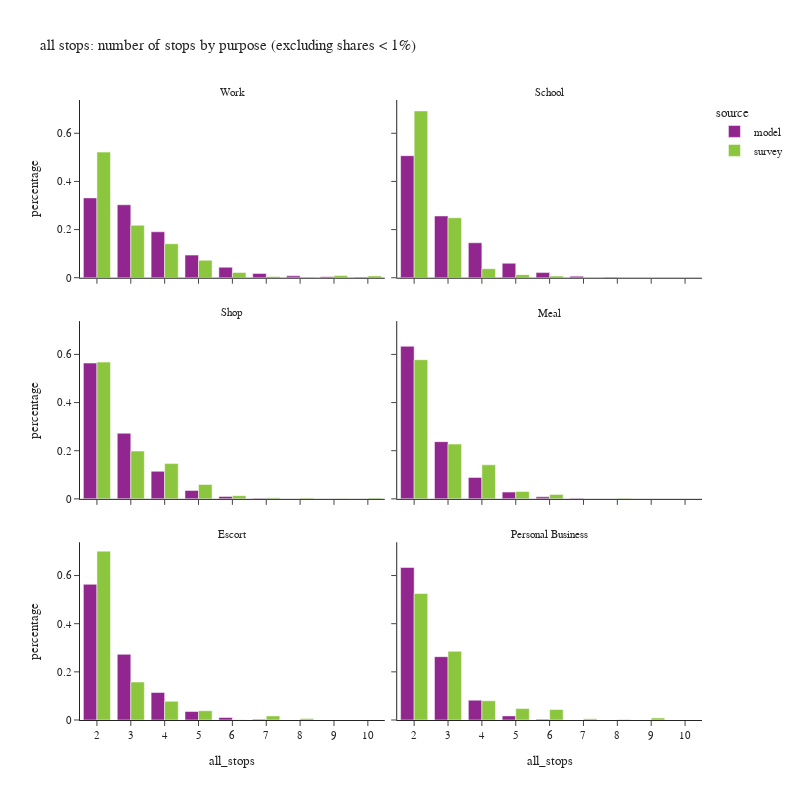

Notebook cell for this chart:
### Code cell
df_plot = df_tour.groupby(['all_stops','pdpurp_label','source'])['toexpfac'].sum().reset_index()
df_plot['percentage'] = df_plot.groupby(['pdpurp_label','source'], group_keys=False)['toexpfac']. \
    apply(lambda x: x / float(x.sum()))
df_plot2 = df_plot.loc[(df_plot['percentage'] > 0.001) & (df_plot['all_stops'] <= 10)]

fig = px.bar(df_plot2.sort_values(['source','pdpurp_label']),
             x="all_stops", y="percentage", color="source",barmode="group",
             facet_col='pdpurp_label', facet_col_wrap=2,
             hover_data=['toexpfac'],
             title="all stops: number of stops by purpose (excluding shares < 1%)")
fig.update_layout(height=800, width=800)
fig.for_each_annotation(lambda a: a.update(text = a.text.split("=")[-1]))
fig.for_each_xaxis(lambda a: a.update(dict(dtick = 1, categoryorder='category ascending')))
fig.show()

### Figure 1 — Plotly figure (JSON) as saved in the notebook; plotly's stock layout.template omitted (floating-point values rounded to 4 significant figures)
{"data": [{"alignmentgroup": "True", "customdata": [[533800.0], [487500.0], [307100.0], [151200.0], [70250.0], [28970.0], [12580.0], [6032.0], [3692.0]], "hovertemplate": "source=model<br>pdpurp_label=Work<br>all_stops=%{x}<br>percentage=%{y}<br>toexpfac=%{customdata[0]}<extra></extra>", "legendgroup": "model", "marker": {"color": "#91268F", "pattern": {"shape": ""}}, "name": "model", "offsetgroup": "model", "orientation": "v", "showlegend": true, "textposition": "auto", "type": "bar", "x": [2, 3, 4, 5, 6, 7, 8, 9, 10], "xaxis": "x5", "y": [0.3316, 0.3029, 0.1908, 0.09394, 0.04365, 0.018, 0.007819, 0.003748, 0.002294], "yaxis": "y5"}, {"alignmentgroup": "True", "customdata": [[306400.0], [155100.0], [87750.0], [36370.0], [12910.0], [3995.0], [1095.0]], "hovertemplate": "source=model<br>pdpurp_label=School<br>all_stops=%{x}<br>percentage=%{y}<br>toexpfac=%{customdata[0]}<extra></extra>", "legendgroup": "model", "marker": {"color": "#91268F", "pattern": {"shape": ""}}, "name": "model", "offsetgroup": "model", "orientation": "v", "showlegend": false, "textposition": "auto", "type": "bar", "x": [2, 3, 4, 5, 6, 7, 8], "xaxis": "x6", "y": [0.5069, 0.2565, 0.1452, 0.06016, 0.02136, 0.006609, 0.001811], "yaxis": "y6"}, {"alignmentgroup": "True", "customdata": [[412300.0], [199200.0], [83770.0], [25620.0], [7388.0], [1910.0]], "hovertemplate": "source=model<br>pdpurp_label=Shop<br>all_stops=%{x}<br>percentage=%{y}<br>toexpfac=%{customdata[0]}<extra></extra>", "legendgroup": "model", "marker": {"color": "#91268F", "pattern": {"shape": ""}}, "name": "model", "offsetgroup": "model", "orientation": "v", "showlegend": false, "textposition": "auto", "type": "bar", "x": [2, 3, 4, 5, 6, 7], "xaxis": "x3", "y": [0.5641, 0.2726, 0.1146, 0.03506, 0.01011, 0.002613], "yaxis": "y3"}, {"alignmentgroup": "True", "customdata": [[242800.0], [90990.0], [34100.0], [10760.0], [3225.0], [845.0]], "hovertemplate": "source=model<br>pdpurp_label=Meal<br>all_stops=%{x}<br>percentage=%{y}<br>toexpfac=%{customdata[0]}<extra></extra>", "legendgroup": "model", "marker": {"color": "#91268F", "pattern": {"shape": ""}}, "name": "model", "offsetgroup": "model", "orientation": "v", "showlegend": false, "textposition": "auto", "type": "bar", "x": [2, 3, 4, 5, 6, 7], "xaxis": "x4", "y": [0.6338, 0.2376, 0.08903, 0.0281, 0.00842, 0.002206], "yaxis": "y4"}, {"alignmentgroup": "True", "customdata": [[353500.0], [171000.0], [71660.0], [22070.0], [6547.0], [1749.0]], "hovertemplate": "source=model<br>pdpurp_label=Escort<br>all_stops=%{x}<br>percentage=%{y}<br>toexpfac=%{customdata[0]}<extra></extra>", "legendgroup": "model", "marker": {"color": "#91268F", "pattern": {"shape": ""}}, "name": "model", "offsetgroup": "model", "orientation": "v", "showlegend": false, "textposition": "auto", "type": "bar", "x": [2, 3, 4, 5, 6, 7], "xaxis": "x", "y": [0.5636, 0.2727, 0.1142, 0.03519, 0.01044, 0.002788], "yaxis": "y"}, {"alignmentgroup": "True", "customdata": [[250900.0], [104100.0], [32660.0], [6770.0], [1275.0]], "hovertemplate": "source=model<br>pdpurp_label=Personal Business<br>all_stops=%{x}<br>percentage=%{y}<br>toexpfac=%{customdata[0]}<extra></extra>", "legendgroup": "model", "marker": {"color": "#91268F", "pattern": {"shape": ""}}, "name": "model", "offsetgroup": "model", "orientation": "v", "showlegend": false, "textposition": "auto", "type": "bar", "x": [2, 3, 4, 5, 6], "xaxis": "x2", "y": [0.6336, 0.263, 0.08247, 0.0171, 0.00322], "yaxis": "y2"}, {"alignmentgroup": "True", "customdata": [[724900.0], [303000.0], [195900.0], [100700.0], [30080.0], [7292.0], [2342.0], [12180.0], [10310.0]], "hovertemplate": "source=survey<br>pdpurp_label=Work<br>all_stops=%{x}<br>percentage=%{y}<br>toexpfac=%{customdata[0]}<extra></extra>", "legendgroup": "survey", "marker": {"color": "#8CC63E", "pattern": {"shape": ""}}, "name": "survey", "offsetgroup": "survey", "orientation": "v", "showlegend": true, "textposition": "auto", "type": "bar", "x": [2, 3, 4, 5, 6, 7, 8, 9, 10], "xaxis": "x5", "y": [0.5218, 0.2181, 0.141, 0.07246, 0.02166, 0.005249, 0.001686, 0.008768, 0.007419], "yaxis": "y5"}, {"alignmentgroup": "True", "customdata": [[338900.0], [121900.0], [18370.0], [6294.0], [3328.0]], "hovertemplate": "source=survey<br>pdpurp_label=School<br>all_stops=%{x}<br>percentage=%{y}<br>toexpfac=%{customdata[0]}<extra></extra>", "legendgroup": "survey", "marker": {"color": "#8CC63E", "pattern": {"shape": ""}}, "name": "survey", "offsetgroup": "survey", "orientation": "v", "showlegend": false, "textposition": "auto", "type": "bar", "x": [2, 3, 4, 5, 6], "xaxis": "x6", "y": [0.6929, 0.2492, 0.03755, 0.01287, 0.006804], "yaxis": "y6"}, {"alignmentgroup": "True", "customdata": [[370800.0], [129600.0], [95580.0], [39010.0], [8743.0], [3197.0], [2329.0], [1082.0], [2491.0]], "hovertemplate": "source=survey<br>pdpurp_label=Shop<br>all_stops=%{x}<br>percentage=%{y}<br>toexpfac=%{customdata[0]}<extra></extra>", "legendgroup": "survey", "marker": {"color": "#8CC63E", "pattern": {"shape": ""}}, "name": "survey", "offsetgroup": "survey", "orientation": "v", "showlegend": false, "textposition": "auto", "type": "bar", "x": [2, 3, 4, 5, 6, 7, 8, 9, 10], "xaxis": "x3", "y": [0.568, 0.1985, 0.1464, 0.05975, 0.01339, 0.004897, 0.003567, 0.001658, 0.003815], "yaxis": "y3"}, {"alignmentgroup": "True", "customdata": [[203000.0], [79910.0], [49640.0], [10720.0], [6456.0], [1011.0]], "hovertemplate": "source=survey<br>pdpurp_label=Meal<br>all_stops=%{x}<br>percentage=%{y}<br>toexpfac=%{customdata[0]}<extra></extra>", "legendgroup": "survey", "marker": {"color": "#8CC63E", "pattern": {"shape": ""}}, "name": "survey", "offsetgroup": "survey", "orientation": "v", "showlegend": false, "textposition": "auto", "type": "bar", "x": [2, 3, 4, 5, 6, 8], "xaxis": "x4", "y": [0.5782, 0.2276, 0.1414, 0.03054, 0.01839, 0.002878], "yaxis": "y4"}, {"alignmentgroup": "True", "customdata": [[382200.0], [85910.0], [42370.0], [20990.0], [720.2], [9197.0], [3358.0]], "hovertemplate": "source=survey<br>pdpurp_label=Escort<br>all_stops=%{x}<br>percentage=%{y}<br>toexpfac=%{customdata[0]}<extra></extra>", "legendgroup": "survey", "marker": {"color": "#8CC63E", "pattern": {"shape": ""}}, "name": "survey", "offsetgroup": "survey", "orientation": "v", "showlegend": false, "textposition": "auto", "type": "bar", "x": [2, 3, 4, 5, 6, 7, 8], "xaxis": "x", "y": [0.7013, 0.1577, 0.07775, 0.03852, 0.001322, 0.01688, 0.006163], "yaxis": "y"}, {"alignmentgroup": "True", "customdata": [[181900.0], [98730.0], [27680.0], [16400.0], [15060.0], [1797.0], [547.6], [3016.0]], "hovertemplate": "source=survey<br>pdpurp_label=Personal Business<br>all_stops=%{x}<br>percentage=%{y}<br>toexpfac=%{customdata[0]}<extra></extra>", "legendgroup": "survey", "marker": {"color": "#8CC63E", "pattern": {"shape": ""}}, "name": "survey", "offsetgroup": "survey", "orientation": "v", "showlegend": false, "textposition": "auto", "type": "bar", "x": [2, 3, 4, 5, 6, 7, 8, 9], "xaxis": "x2", "y": [0.5254, 0.2853, 0.07999, 0.0474, 0.04351, 0.005191, 0.001582, 0.008715], "yaxis": "y2"}], "layout": {"annotations": [{"font": {}, "showarrow": false, "text": "Escort", "x": 0.245, "xanchor": "center", "xref": "paper", "y": 0.2867, "yanchor": "bottom", "yref": "paper"}, {"font": {}, "showarrow": false, "text": "Personal Business", "x": 0.755, "xanchor": "center", "xref": "paper", "y": 0.2867, "yanchor": "bottom", "yref": "paper"}, {"font": {}, "showarrow": false, "text": "Shop", "x": 0.245, "xanchor": "center", "xref": "paper", "y": 0.6433, "yanchor": "bottom", "yref": "paper"}, {"font": {}, "showarrow": false, "text": "Meal", "x": 0.755, "xanchor": "center", "xref": "paper", "y": 0.6433, "yanchor": "bottom", "yref": "paper"}, {"font": {}, "showarrow": false, "text": "Work", "x": 0.245, "xanchor": "center", "xref": "paper", "y": 1.0, "yanchor": "bottom", "yref": "paper"}, {"font": {}, "showarrow": false, "text": "School", "x": 0.755, "xanchor": "center", "xref": "paper", "y": 1.0, "yanchor": "bottom", "yref": "paper"}], "barmode": "group", "height": 800, "legend": {"title": {"text": "source"}, "tracegroupgap": 0}, "title": {"text": "all stops: number of stops by purpose (excluding shares < 1%)"}, "width": 800, "xaxis": {"anchor": "y", "categoryorder": "category ascending", "domain": [0.0, 0.49], "dtick": 1, "title": {"text": "all_stops"}}, "xaxis2": {"anchor": "y2", "categoryorder": "category ascending", "domain": [0.51, 1.0], "dtick": 1, "matches": "x", "title": {"text": "all_stops"}}, "xaxis3": {"anchor": "y3", "categoryorder": "category ascending", "domain": [0.0, 0.49], "dtick": 1, "matches": "x", "showticklabels": false}, "xaxis4": {"anchor": "y4", "categoryorder": "category ascending", "domain": [0.51, 1.0], "dtick": 1, "matches": "x", "showticklabels": false}, "xaxis5": {"anchor": "y5", "categoryorder": "category ascending", "domain": [0.0, 0.49], "dtick": 1, "matches": "x", "showticklabels": false}, "xaxis6": {"anchor": "y6", "categoryorder": "category ascending", "domain": [0.51, 1.0], "dtick": 1, "matches": "x", "showticklabels": false}, "yaxis": {"anchor": "x", "domain": [0.0, 0.2867], "title": {"text": "percentage"}}, "yaxis2": {"anchor": "x2", "domain": [0.0, 0.2867], "matches": "y", "showticklabels": false}, "yaxis3": {"anchor": "x3", "domain": [0.3567, 0.6433], "matches": "y", "title": {"text": "percentage"}}, "yaxis4": {"anchor": "x4", "domain": [0.3567, 0.6433], "matches": "y", "showticklabels": false}, "yaxis5": {"anchor": "x5", "domain": [0.7133, 1.0], "matches": "y", "title": {"text": "percentage"}}, "yaxis6": {"anchor": "x6", "domain": [0.7133, 1.0], "matches": "y", "showticklabels": false}}}
